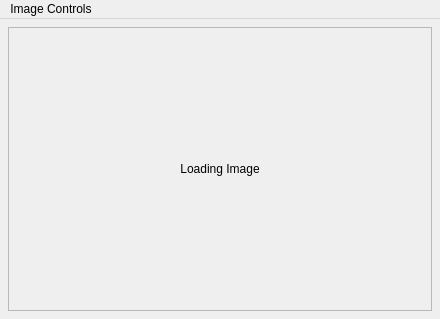
<?xml version="1.0" encoding="UTF-8"?>
<ui version="4.0">
 <class>LinImageDisplayForm</class>
 <widget class="QMainWindow" name="LinImageDisplayForm">
  <property name="geometry">
   <rect>
    <x>0</x>
    <y>0</y>
    <width>440</width>
    <height>319</height>
   </rect>
  </property>
  <property name="windowTitle">
   <string>Linguine Image</string>
  </property>
  <widget class="QWidget" name="centralWidget">
   <layout class="QVBoxLayout" name="verticalLayout">
    <property name="margin">
     <number>8</number>
    </property>
    <item>
     <widget class="QScrollArea" name="scrollArea">
      <property name="widgetResizable">
       <bool>true</bool>
      </property>
      <widget class="QWidget" name="scrollAreaWidgetContents">
       <property name="geometry">
        <rect>
         <x>0</x>
         <y>0</y>
         <width>422</width>
         <height>279</height>
        </rect>
       </property>
       <layout class="QVBoxLayout" name="verticalLayout_2">
        <property name="margin">
         <number>0</number>
        </property>
        <item>
         <widget class="QLabel" name="imageLabel">
          <property name="text">
           <string>Loading Image</string>
          </property>
          <property name="alignment">
           <set>Qt::AlignCenter</set>
          </property>
         </widget>
        </item>
       </layout>
      </widget>
     </widget>
    </item>
   </layout>
  </widget>
  <widget class="QMenuBar" name="menuBar">
   <property name="geometry">
    <rect>
     <x>0</x>
     <y>0</y>
     <width>440</width>
     <height>22</height>
    </rect>
   </property>
   <widget class="QMenu" name="menuImage">
    <property name="title">
     <string>Image Controls</string>
    </property>
    <addaction name="actionZoom_In"/>
    <addaction name="actionZoom_Out"/>
    <addaction name="actionNative_Resolution"/>
    <addaction name="actionFit_to_Window"/>
   </widget>
   <addaction name="menuImage"/>
  </widget>
  <action name="actionZoom_In">
   <property name="text">
    <string>Zoom In</string>
   </property>
  </action>
  <action name="actionZoom_Out">
   <property name="text">
    <string>Zoom Out</string>
   </property>
  </action>
  <action name="actionNative_Resolution">
   <property name="text">
    <string>Native Resolution</string>
   </property>
  </action>
  <action name="actionFit_to_Window">
   <property name="text">
    <string>Fit to Window</string>
   </property>
  </action>
 </widget>
 <resources/>
 <connections/>
</ui>
